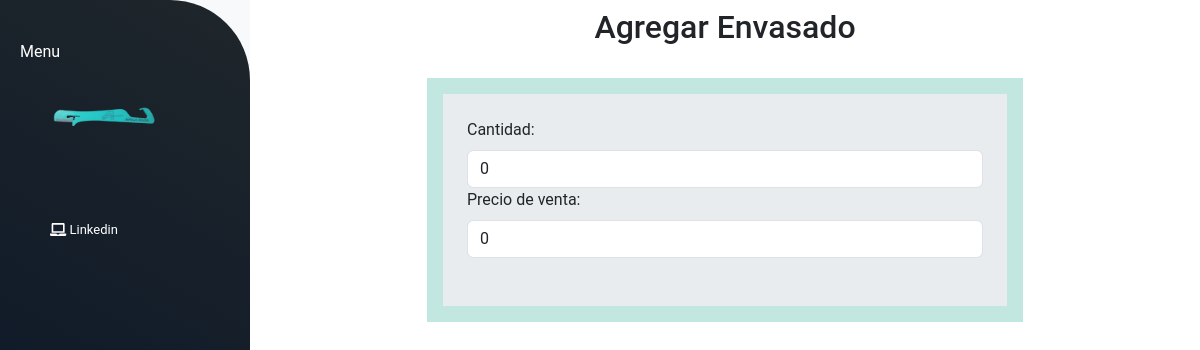
/envasados/agregar_sub_producto/1/, run on an earlier commit of the app's database.
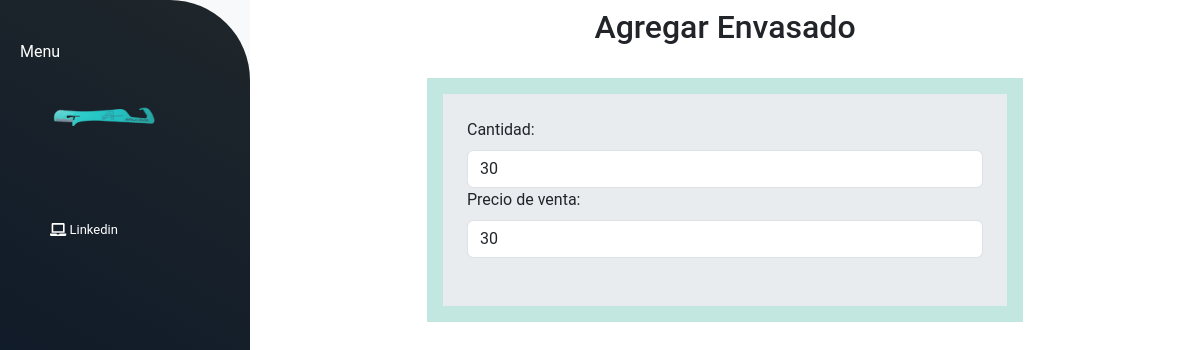
And on a later commit of the database.
### envasado/models.py (models this page shows, shortened)
class Envasado(models.Model):
    nombre = models.CharField(max_length=100, default='')
    produccion = models.ForeignKey(Produccion, on_delete=models.CASCADE, related_name='envasado', null=True)
    cantidad = models.IntegerField(default=0)
    total = models.IntegerField(default=0)
    class Meta:
        db_table = 'envasado'
        verbose_name = "envasado"

### envasado/views.py (the view)
# urls.py: path('agregar_sub_producto/<int:id>/', views.agregar_sub_producto, name='agregar_sub_producto'),
def agregar_sub_producto(request, id):
    envasado = get_object_or_404(Envasado, pk=id)
    if request.method == 'POST':
        form = EnvasadoForm(request.POST)
        if form.is_valid():
            nueva_cantidad = form.cleaned_data['cantidad']
            nuevo_valor = form.cleaned_data['nuevo_valor']
            produccion_id = form.cleaned_data['produccion_seleccionada']
            produccion_seleccionada = Produccion.objects.get(id=produccion_id)
            if nueva_cantidad == 0:
                messages.error(request, "No puede ingresar 0 sub producto")
                return render(request, 'agregar_sub_producto.html', {'form': form, 'envasado': envasado})
            if nueva_cantidad < 0:
                messages.error(request, "La cantidad no puede ser negativa")
                return render(request, 'agregar_sub_producto.html', {'form': form, 'envasado': envasado})
            valor_produccion = 0
            if produccion_seleccionada.produccion_cantidad >= nueva_cantidad:
                descuento_valor = (nueva_cantidad / produccion_seleccionada.produccion_cantidad) * produccion_seleccionada.produccion_total
                produccion_seleccionada.produccion_total -= descuento_valor
                produccion_seleccionada.produccion_cantidad -= nueva_cantidad
                produccion_seleccionada.save()
                envasado.cantidad += nueva_cantidad
                envasado.produccion = produccion_seleccionada
                envasado.total += (nuevo_valor * descuento_valor)
                envasado.save()
                return redirect('mostrar_envasado')
            else:
                messages.warning(request, f"No hay suficiente stock de {produccion_seleccionada.nombre}")
                return render(request, 'agregar_sub_producto.html', {'form': form, 'envasado': envasado})
        else:
            form = EnvasadoForm(initial={
                'cantidad': envasado.cantidad
            })
    else:
        form = EnvasadoForm(initial={
            'cantidad': envasado.cantidad
        })
    return render(request, 'agregar_sub_producto.html', {'form': form, 'envasado': envasado})

### envasado/forms.py
class EnvasadoForm(forms.Form):
    cantidad = forms.IntegerField()
    nuevo_valor = forms.IntegerField()
    produccion_choices = [(produccion.id, produccion.nombre) for produccion in Produccion.objects.all()]
    produccion_seleccionada = forms.ChoiceField(choices=produccion_choices, widget=forms.Select())

### envasado/templates/agregar_sub_producto.html (shortened to what this page needs)
{% extends "materias_primas/layout.html" %}
{% load static %}
{% block content %}
    <div class="container-fluid ">
        <div class="d-flex flex-column align-items-center">
            <h2 class="mb-3 mt-2">Agregar Envasado</h2>
            <div class="d-flex justify-content-center mt-3 mb-5" style="background-color: #c2e7e1;">
                <form class="m-3 p-4 bg-body-secondary" method="post" action="{% url 'agregar_sub_producto' envasado.id%}"  enctype="multipart/form-data">
                    <div class="row mb-4">
                        <div class="form-outline w-100">
                            <label class="form-label" for="cantidad">Cantidad: </label>
                            <input type="number" id="cantidad" name="cantidad" class="form-control" value="{{ envasado.cantidad }}"/>
                        </div>
                        <div class="form-outline w-100">
                            <label class="form-label" for="nuevo_valor">Precio de venta: </label>
                            <input type="number" id="nuevo_valor" name="nuevo_valor" class="form-control" value="{{ envasado.cantidad }}"/>
                        </div>
                    </div>
                </form>
            </div>
        </div>
    </div>
{% endblock %}

What changed in the data, as far as the page shows it:
changed Envasado: cantidad "0" → "30"; nuevo_valor "0" → "30"
